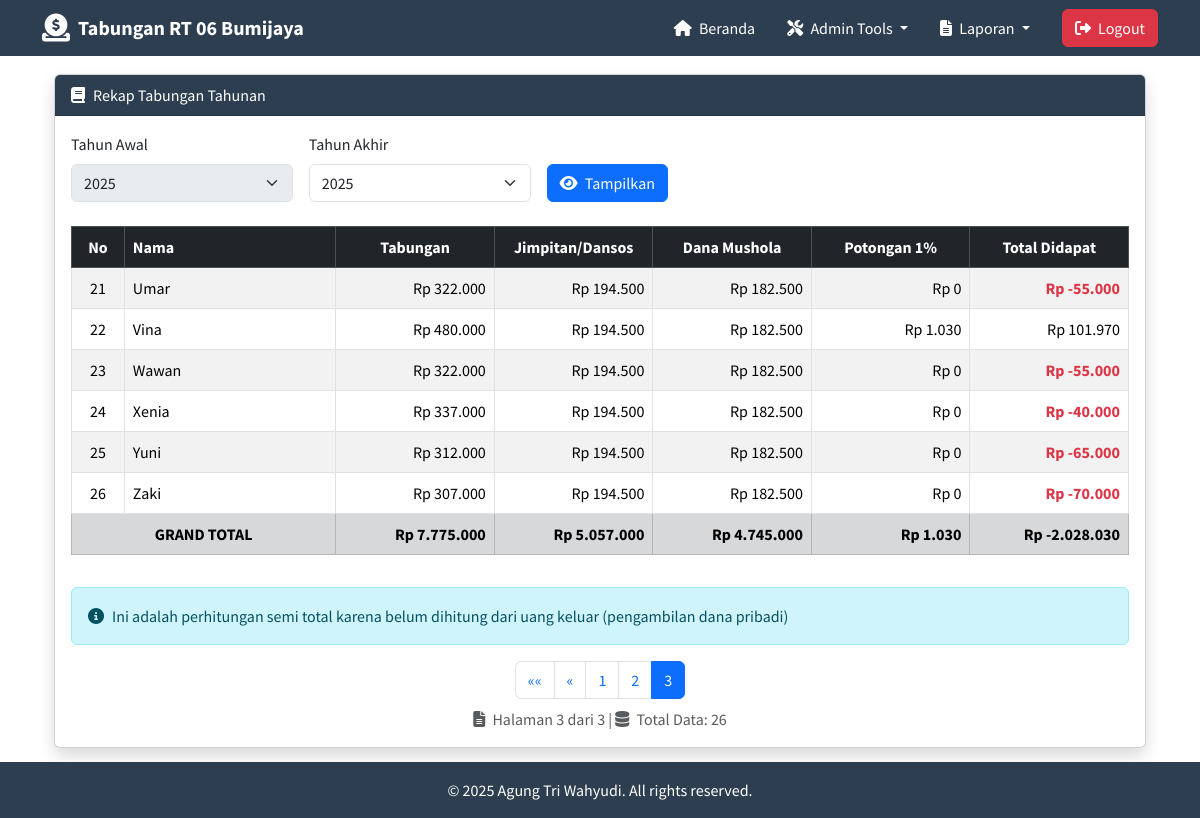
Screenshot of /rekap_tahunan.php?tahun=25&page=3 (signed in) with the database file from the repository.
### tables this page shows
CREATE TABLE `warga` (
  `id` int NOT NULL,
  `nama` varchar(50) NOT NULL
);

### rekap_tahunan.php (the view, shortened to what this page needs)
<?php
include 'core/koneksi.php';
include 'core/headers.php';
$records_per_page = 10;
$page = isset($_GET['page']) ? (int)$_GET['page'] : 1;
$page = max($page, 1);
$offset = ($page - 1) * $records_per_page;
$tahun = isset($_GET['tahun']) ? $_GET['tahun'] : 25;
?>
<div class="container mt-4">
    <div class="card shadow">
        <div class="card-header bg-abu-abu text-white">
            <p class="mb-0"><i class="fas fa-book me-2"></i>Rekap Tabungan Tahunan</p>
        </div>
        <div class="card-body">
            <div class="row mb-4">
                <div class="col-md-8">
                    <form method="GET" class="row g-3 align-items-end">
                        <div class="col-md-4">
                            <label for="tahun_awal" class="form-label">Tahun Awal</label>
                            <select name="tahun_awal" id="tahun_awal" class="form-select" disabled>
                                <option value="25" selected>2025</option>
                            </select>
                        </div>
                        <div class="col-md-4">
                            <label for="tahun" class="form-label">Tahun Akhir</label>
                            <select name="tahun" id="tahun" class="form-select">
                                <option value="25" <?php echo ($tahun == 25) ? 'selected' : ''; ?>>2025</option>
                            </select>
                        </div>
                        <div class="col-md-4">
                            <button type="submit" class="btn btn-primary w-70 mt-2">
                                <i class="fas fa-eye me-1"></i> Tampilkan
                            </button>
                        </div>
                    </form>
                </div>
            </div>
            <?php
            $total_hari = date('L', strtotime("20$tahun-01-01")) ? 366 : 365;
            $tables_query = "SHOW TABLES LIKE 'tab_%$tahun'";
            $tables_result = $conn->query($tables_query);
            $tables = array();
            if ($tables_result) {
                while ($row = $tables_result->fetch_array()) {
                    $tables[] = $row[0];
                }
            }
            $total_records = $conn->query("SELECT COUNT(*) FROM warga")->fetch_row()[0];
            $total_pages = ceil($total_records / $records_per_page);
            $grand_total_tabungan = 0;
            $grand_total_jimpitan = 0;
            $grand_total_mushola = 0;
            $grand_total_potongan = 0;
            $grand_total_akhir = 0;
            $sql_all_warga = "SELECT id, nama FROM warga ORDER BY id ASC";
            $result_all_warga = $conn->query($sql_all_warga);
            if ($result_all_warga && $result_all_warga->num_rows > 0) {
                while ($row_warga = $result_all_warga->fetch_assoc()) {
                    $warga_id = $row_warga['id'];
                    $total_tabungan = 0;
                    foreach ($tables as $table) {
                        $sql_total = "SELECT COALESCE(SUM(jumlah), 0) AS total FROM `$table` WHERE warga_id = '$warga_id'";
                        $result_total = $conn->query($sql_total);
                        if ($result_total) {
                            $row_total = $result_total->fetch_assoc();
                            $total_tabungan += $row_total['total'];
                        }
                    }
                    $jimpitan_dansos = ($total_hari * JIMPITAN_PER_HARI) + (12 * DANSOS_PER_BULAN);
                    $dana_mushola = $total_hari * DANA_MUSHOLA_PER_HARI;
                    $total_potongan = $jimpitan_dansos + $dana_mushola;
                    $sisa_tabungan = $total_tabungan - $total_potongan;
                    $potongan_1persen = $sisa_tabungan > 0 ? $sisa_tabungan * 0.01 : 0;
                    $hasil_akhir = $sisa_tabungan - $potongan_1persen;
                    $grand_total_tabungan += $total_tabungan;
                    $grand_total_jimpitan += $jimpitan_dansos;
                    $grand_total_mushola += $dana_mushola;
                    $grand_total_potongan += $potongan_1persen;
                    $grand_total_akhir += $hasil_akhir;
                }
            }
            $sql_warga = "SELECT id, nama FROM warga ORDER BY id ASC LIMIT $offset, $records_per_page";
            $result_warga = $conn->query($sql_warga);
            if ($result_warga && $result_warga->num_rows > 0) {
                echo '<div class="table-responsive">
                        <table class="table table-striped table-bordered table-hover">
                            <thead class="table-dark">
                                <tr>
                                    <th width="5%" class="text-center">No</th>
                                    <th>Nama</th>
                                    <th width="15%" class="text-center">Tabungan</th>
                                    <th width="15%" class="text-center">Jimpitan/Dansos</th>
                                    <th width="15%" class="text-center">Dana Mushola</th>
                                    <th width="15%" class="text-center">Potongan 1%</th>
                                    <th width="15%" class="text-center">Total Didapat</th>
                                </tr>
                            </thead>
                            <tbody>';
                $no = $offset + 1;
                while ($row_warga = $result_warga->fetch_assoc()) {
                    $warga_id = $row_warga['id'];
                    $nama = $row_warga['nama'];
                    $total_tabungan = 0;
                    foreach ($tables as $table) {
                        $sql_total = "SELECT COALESCE(SUM(jumlah), 0) AS total FROM `$table` WHERE warga_id = '$warga_id'";
                        $result_total = $conn->query($sql_total);
                        if ($result_total) {
                            $row_total = $result_total->fetch_assoc();
                            $total_tabungan += $row_total['total'];
                        }
                    }
                    $jimpitan_dansos = ($total_hari * JIMPITAN_PER_HARI) + (12 * DANSOS_PER_BULAN);
                    $dana_mushola = $total_hari * DANA_MUSHOLA_PER_HARI;
                    $total_potongan = $jimpitan_dansos + $dana_mushola;
                    $sisa_tabungan = $total_tabungan - $total_potongan;
                    $potongan_1persen = $sisa_tabungan > 0 ? $sisa_tabungan * 0.01 : 0;
                    $hasil_akhir = $sisa_tabungan - $potongan_1persen;
                    echo "<tr>
                            <td class='text-center'>{$no}</td>
                            <td>" . htmlspecialchars($nama) . "</td>
                            <td class='text-end'>Rp " . number_format($total_tabungan, 0, ',', '.') . "</td>
                            <td class='text-end'>Rp " . number_format($jimpitan_dansos, 0, ',', '.') . "</td>
                            <td class='text-end'>Rp " . number_format($dana_mushola, 0, ',', '.') . "</td>
                            <td class='text-end'>Rp " . number_format($potongan_1persen, 0, ',', '.') . "</td>
                            <td class='text-end " . ($hasil_akhir < 0 ? "text-danger fw-bold" : "") . "'>Rp " . number_format($hasil_akhir, 0, ',', '.') . "</td>
                          </tr>";
                    $no++;
                }
                echo '<tr class="table-secondary">
                        <th colspan="2" class="text-center">GRAND TOTAL</th>
                        <th class="text-end">Rp ' . number_format($grand_total_tabungan, 0, ',', '.') . '</th>
                        <th class="text-end">Rp ' . number_format($grand_total_jimpitan, 0, ',', '.') . '</th>
                        <th class="text-end">Rp ' . number_format($grand_total_mushola, 0, ',', '.') . '</th>
                        <th class="text-end">Rp ' . number_format($grand_total_potongan, 0, ',', '.') . '</th>
                        <th class="text-end">Rp ' . number_format($grand_total_akhir, 0, ',', '.') . '</th>
                      </tr>';
                echo '</tbody></table></div>';
                echo '<div class="alert alert-info mt-3">
                        <i class="fas fa-info-circle me-2"></i>Ini adalah perhitungan semi total karena belum dihitung dari uang keluar (pengambilan dana pribadi)
                      </div>';
                echo '<nav aria-label="Page navigation">
                        <ul class="pagination justify-content-center mb-2">';
                if ($page > 1) {
                    echo '<li class="page-item">
                            <a class="page-link" href="?tahun=' . $tahun . '&page=1" aria-label="First">
                                <span aria-hidden="true">&laquo;&laquo;</span>
                            </a>
                          </li>
                          <li class="page-item">
                            <a class="page-link" href="?tahun=' . $tahun . '&page=' . ($page - 1) . '" aria-label="Previous">
                                <span aria-hidden="true">&laquo;</span>
                            </a>
                          </li>';
                }
                $start_page = max(1, $page - 2);
                $end_page = min($total_pages, $page + 2);
                for ($i = $start_page; $i <= $end_page; $i++) {
                    echo '<li class="page-item ' . ($i == $page ? 'active' : '') . '">
                            <a class="page-link" href="?tahun=' . $tahun . '&page=' . $i . '">' . $i . '</a>
                          </li>';
                }
                echo '</ul></nav>';
                echo '<div class="text-center text-muted">
                        <i class="fas fa-file-alt me-1"></i> Halaman ' . $page . ' dari ' . $total_pages . ' |
                        <i class="fas fa-database me-1"></i> Total Data: ' . $total_records . '
                      </div>';
            } else {
                echo '<div class="alert alert-info text-center">
                        <i class="fas fa-info-circle me-2"></i>Tidak ada data warga.
                      </div>';
            }
            ?>
        </div>
    </div>
</div>
<?php include 'core/footer.php'; ?>

### assets/css/main.css (style rules this page uses)
body, .btn, .form-control, .nav, .card, h1, h2, h3, h4, h5, h6, p, a, span, div { font-family: "Source Sans Pro", sans-serif !important; }
.fa, .fas, .far, .fal, .fab { font-family: "Font Awesome 6 Free" !important; font-weight: 900; }
.bg-abu-abu { --bs-bg-opacity: 1; background-color: #2c3e50 !important; }

### rows the page displays
warga: nama "Umar", total_tabungan "322.000", jimpitan_dansos "194.500", dana_mushola "182.500", potongan_1persen "0", hasil_akhir "-55.000"
warga: nama "Vina", total_tabungan "480.000", jimpitan_dansos "194.500", dana_mushola "182.500", potongan_1persen "1.030", hasil_akhir "101.970"
warga: nama "Wawan", total_tabungan "322.000", jimpitan_dansos "194.500", dana_mushola "182.500", potongan_1persen "0", hasil_akhir "-55.000"
warga: nama "Xenia", total_tabungan "337.000", jimpitan_dansos "194.500", dana_mushola "182.500", potongan_1persen "0", hasil_akhir "-40.000"
warga: nama "Yuni", total_tabungan "312.000", jimpitan_dansos "194.500", dana_mushola "182.500", potongan_1persen "0", hasil_akhir "-65.000"
warga: nama "Zaki", total_tabungan "307.000", jimpitan_dansos "194.500", dana_mushola "182.500", potongan_1persen "0", hasil_akhir "-70.000"

### other values shown
$grand_total_tabungan "7.775.000"
$grand_total_jimpitan "5.057.000"
$grand_total_mushola "4.745.000"
$grand_total_potongan "1.030"
$grand_total_akhir "-2.028.030"
$page "3"
$total_pages "3"
$total_records "26"
